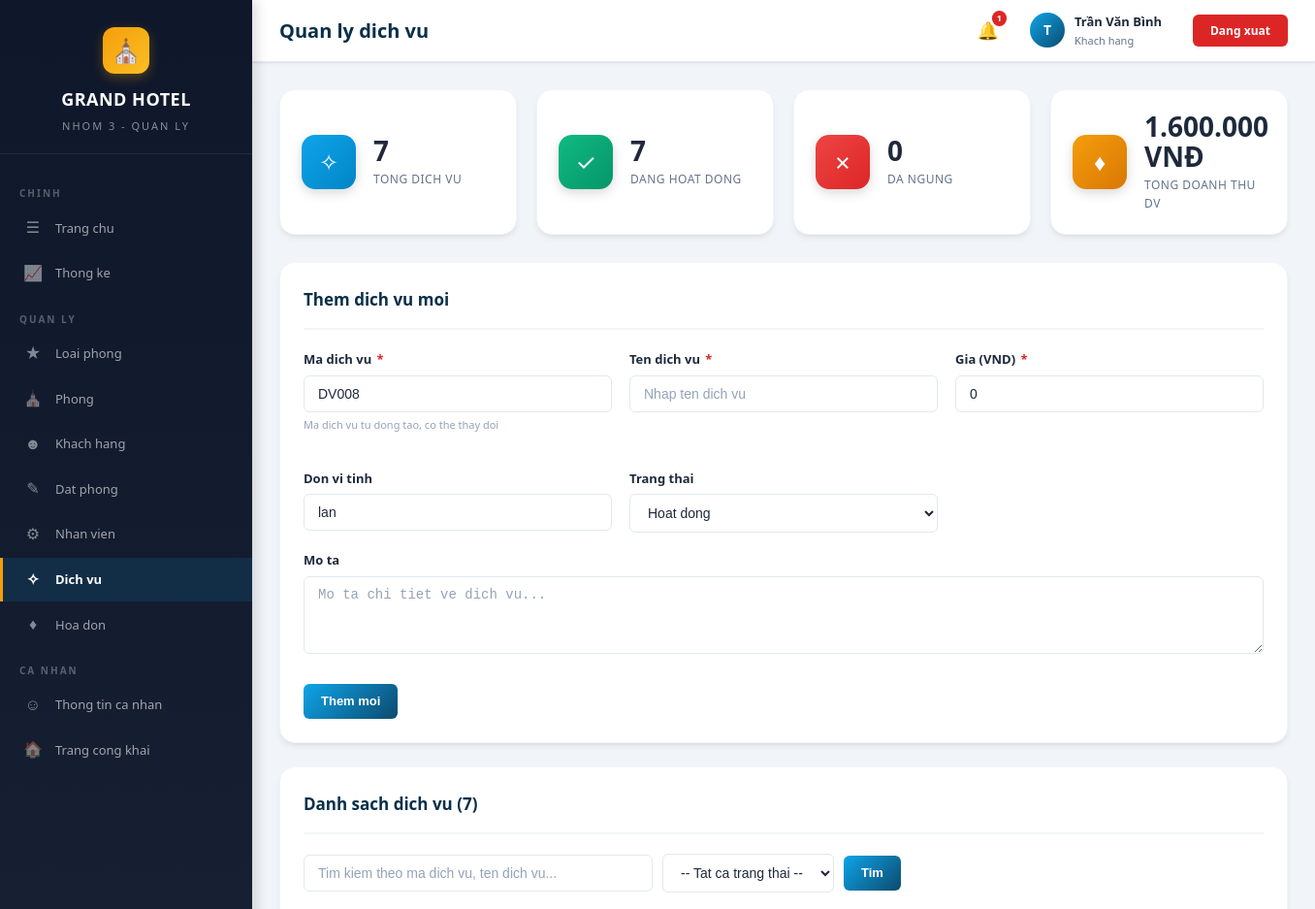
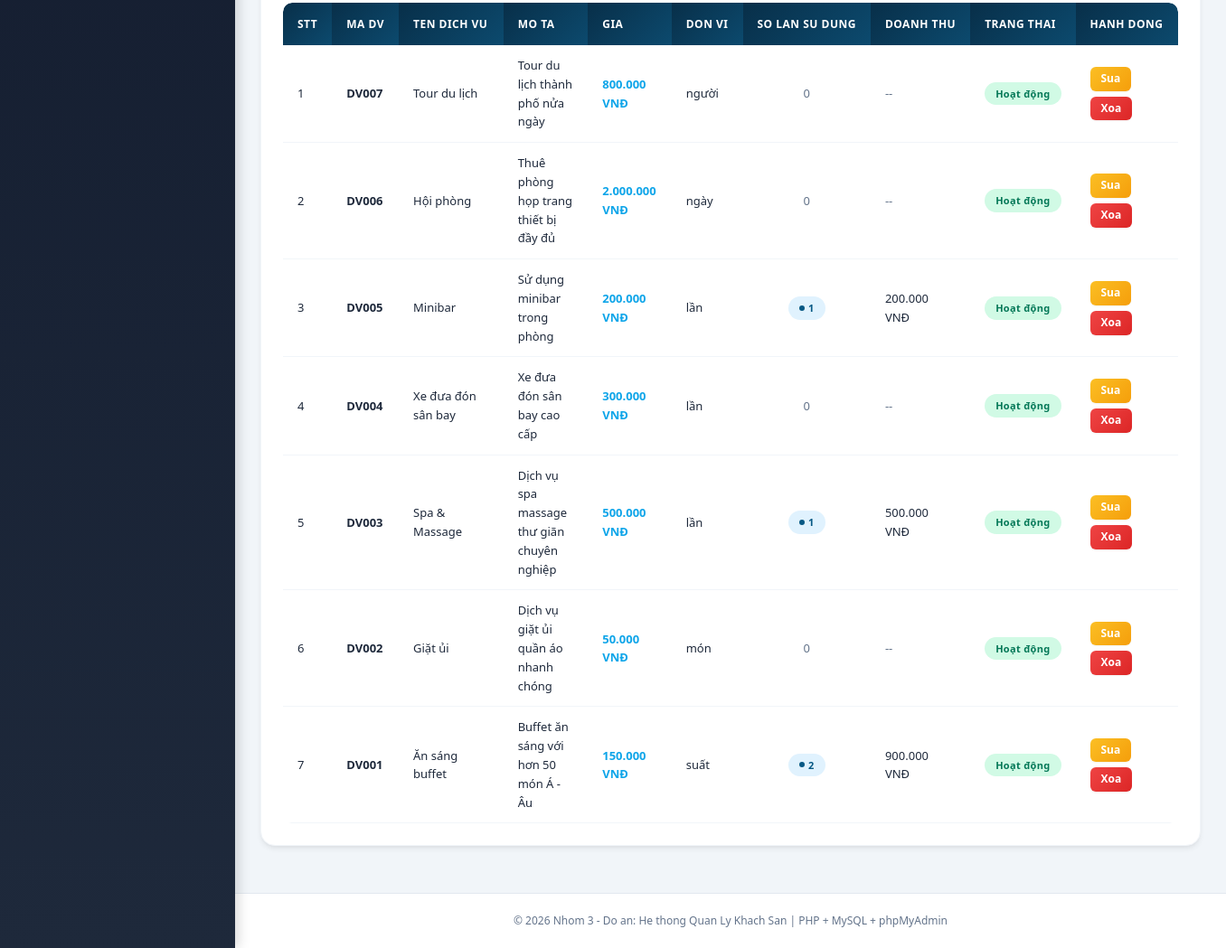
The page /dichvu.php (signed in) on the database its author committed (2 pictures, top to bottom).
### tables this page shows
CREATE TABLE IF NOT EXISTS dichvu (
    id INT AUTO_INCREMENT PRIMARY KEY,
    madv VARCHAR(20) NOT NULL UNIQUE,
    tendv VARCHAR(100) NOT NULL,
    mota TEXT,
    gia DECIMAL(12,2) NOT NULL DEFAULT 0,
    donvitinh VARCHAR(30) DEFAULT 'lần',
    hinhanh VARCHAR(255) DEFAULT '',
    trangthai ENUM('hoat_dong', 'ngung') DEFAULT 'hoat_dong'
);

### dichvu.php (the view, shortened to what this page needs)
<?php
require_once 'config.php';
$editItem = null;
$search = trim($_GET['search'] ?? '');
$filter_trangthai = $_GET['filter_trangthai'] ?? '';
$where = 'WHERE 1=1';
$params = [];
$sql = "SELECT d.*,
        COALESCE(sd.so_lan_su_dung, 0) AS so_lan_su_dung,
        COALESCE(sd.tong_tien_sd, 0) AS tong_tien_sd
        FROM dichvu d
        LEFT JOIN (
            SELECT dichvu_id, COUNT(*) AS so_lan_su_dung, SUM(thanhtien) AS tong_tien_sd
            FROM sudung_dichvu
            GROUP BY dichvu_id
        ) sd ON d.id = sd.dichvu_id
        $where
        ORDER BY d.id DESC";
$stmt = $pdo->prepare($sql);
$stmt->execute($params);
$dsDichVu = $stmt->fetchAll();
$tongDichVu = $pdo->query("SELECT COUNT(*) FROM dichvu")->fetchColumn();
$dichVuHoatDong = $pdo->query("SELECT COUNT(*) FROM dichvu WHERE trangthai='hoat_dong'")->fetchColumn();
$dichVuNgung = $pdo->query("SELECT COUNT(*) FROM dichvu WHERE trangthai='ngung'")->fetchColumn();
$tongDoanhThuDV = $pdo->query("SELECT COALESCE(SUM(thanhtien), 0) FROM sudung_dichvu")->fetchColumn();
require_once 'header.php';
?>
<div class="stats-grid">
    <div class="stat-card">
        <div class="stat-icon blue">&#10023;</div>
        <div class="stat-info">
            <h4><?php echo $tongDichVu; ?></h4>
            <p>Tong dich vu</p>
        </div>
    </div>
    <div class="stat-card">
        <div class="stat-icon green">&#10003;</div>
        <div class="stat-info">
            <h4><?php echo $dichVuHoatDong; ?></h4>
            <p>Dang hoat dong</p>
        </div>
    </div>
    <div class="stat-card">
        <div class="stat-icon red">&#10007;</div>
        <div class="stat-info">
            <h4><?php echo $dichVuNgung; ?></h4>
            <p>Da ngung</p>
        </div>
    </div>
    <div class="stat-card">
        <div class="stat-icon orange">&#9830;</div>
        <div class="stat-info">
            <h4><?php echo formatMoney($tongDoanhThuDV); ?></h4>
            <p>Tong doanh thu DV</p>
        </div>
    </div>
</div>
<div class="card">
    <div class="card-header">
        <h3><?php echo $editItem ? 'Sua thong tin dich vu' : 'Them dich vu moi'; ?></h3>
    </div>
    <form method="POST" action="">
        <div class="form-grid">
            <div class="form-group">
                <label>Ma dich vu <span class="required">*</span></label>
                <input type="text" name="madv" class="form-control" value="<?php echo $editItem ? htmlspecialchars($editItem['madv']) : generateCode('DV', 'dichvu'); ?>" required>
                <div class="form-hint">Ma dich vu tu dong tao, co the thay doi</div>
            </div>
            <div class="form-group">
                <label>Ten dich vu <span class="required">*</span></label>
                <input type="text" name="tendv" class="form-control" value="<?php echo $editItem ? htmlspecialchars($editItem['tendv']) : ''; ?>" placeholder="Nhap ten dich vu" required>
            </div>
            <div class="form-group">
                <label>Gia (VND) <span class="required">*</span></label>
                <input type="number" name="gia" class="form-control" min="0" step="1000" value="<?php echo $editItem ? $editItem['gia'] : 0; ?>" placeholder="Gia dich vu" required>
            </div>
            <div class="form-group">
                <label>Don vi tinh</label>
                <input type="text" name="donvitinh" class="form-control" value="<?php echo $editItem ? htmlspecialchars($editItem['donvitinh']) : 'lan'; ?>" placeholder="VD: lan, ngay, suat, nguoi...">
            </div>
            <div class="form-group">
                <label>Trang thai</label>
                <select name="trangthai" class="form-control">
                    <option value="hoat_dong" <?php echo (!$editItem || $editItem['trangthai'] === 'hoat_dong') ? 'selected' : ''; ?>>Hoat dong</option>
                </select>
            </div>
        </div>
        <div class="form-group">
            <label>Mo ta</label>
            <textarea name="mota" class="form-control" rows="3" placeholder="Mo ta chi tiet ve dich vu..."><?php echo $editItem ? htmlspecialchars($editItem['mota'] ?? '') : ''; ?></textarea>
        </div>
        <div class="form-actions">
            <button type="submit" class="btn btn-primary"><?php echo $editItem ? 'Cap nhat' : 'Them moi'; ?></button>
        </div>
    </form>
</div>
<div class="card">
    <div class="card-header">
        <h3>Danh sach dich vu (<?php echo $tongDichVu; ?>)</h3>
    </div>
    <div class="search-bar">
        <form method="GET" action="" style="display:flex; gap:10px; flex-wrap:wrap; align-items:center; width:100%;">
            <input type="text" name="search" class="form-control" placeholder="Tim kiem theo ma dich vu, ten dich vu..." value="<?php echo htmlspecialchars($search); ?>" style="max-width:360px;">
            <div class="filter-group">
                <select name="filter_trangthai" class="form-control" onchange="this.form.submit()">
                    <option value="">-- Tat ca trang thai --</option>
                </select>
            </div>
            <button type="submit" class="btn btn-primary">Tim</button>
        </form>
    </div>
    <div class="table-wrapper">
        <table>
            <thead>
                <tr>
                    <th>STT</th>
                    <th>Ma DV</th>
                    <th>Ten dich vu</th>
                    <th>Mo ta</th>
                    <th>Gia</th>
                    <th>Don vi</th>
                    <th>So lan su dung</th>
                    <th>Doanh thu</th>
                    <th>Trang thai</th>
                    <th>Hanh dong</th>
                </tr>
            </thead>
            <tbody>
                <?php if (empty($dsDichVu)): ?>
                    <tr>
                        <td colspan="10">
                            <div class="empty-state">
                                <div class="empty-icon">&#10023;</div>
                                <h4>Khong co dich vu nao</h4>
                                <p>Khong tim thay dich vu nao voi tieu chi tim kiem hien tai.</p>
                            </div>
                        </td>
                    </tr>
                <?php else: ?>
                    <?php $stt = 1; foreach ($dsDichVu as $dv): ?>
                    <tr>
                        <td><?php echo $stt++; ?></td>
                        <td><strong><?php echo htmlspecialchars($dv['madv']); ?></strong></td>
                        <td>
                            <?php echo htmlspecialchars($dv['tendv']); ?>
                        </td>
                        <td>
                            <?php
                            $motaRutGon = $dv['mota'] ?? '';
                            echo htmlspecialchars(mb_strlen($motaRutGon) > 60 ? mb_substr($motaRutGon, 0, 60) . '...' : $motaRutGon);
                            ?>
                        </td>
                        <td><strong class="text-primary"><?php echo formatMoney($dv['gia']); ?></strong></td>
                        <td><?php echo htmlspecialchars($dv['donvitinh']); ?></td>
                        <td class="text-center">
                            <?php if ($dv['so_lan_su_dung'] > 0): ?>
                                <span class="badge badge-info badge-dot"><?php echo $dv['so_lan_su_dung']; ?></span>
                            <?php else: ?>
                                <span class="text-muted">0</span>
                            <?php endif; ?>
                        </td>
                        <td>
                            <?php if ($dv['tong_tien_sd'] > 0): ?>
                                <?php echo formatMoney($dv['tong_tien_sd']); ?>
                            <?php else: ?>
                                <span class="text-muted">--</span>
                            <?php endif; ?>
                        </td>
                        <td><?php echo getStatusBadge($dv['trangthai'], 'dichvu'); ?></td>
                        <td>
                            <div class="btn-group">
                                <a href="dichvu.php?edit=<?php echo $dv['id']; ?><?php echo $search ? '&search=' . urlencode($search) : ''; ?><?php echo $filter_trangthai ? '&filter_trangthai=' . urlencode($filter_trangthai) : ''; ?>" class="btn btn-warning btn-sm">Sua</a>
                                <a href="dichvu.php?delete=<?php echo $dv['id']; ?><?php echo $search ? '&search=' . urlencode($search) : ''; ?><?php echo $filter_trangthai ? '&filter_trangthai=' . urlencode($filter_trangthai) : ''; ?>" class="btn btn-danger btn-sm" onclick="return confirmDelete('Ban co chac muon xoa dich vu <?php echo htmlspecialchars(addslashes($dv['tendv'])); ?>?')">Xoa</a>
                            </div>
                        </td>
                    </tr>
                    <?php endforeach; ?>
                <?php endif; ?>
            </tbody>
        </table>
    </div>
</div>
<?php require_once 'footer.php'; ?>

### config.php (shortened to what this page needs)
<?php
$host = 'localhost';
$dbname = 'quanly_khachsan';
$username = 'root';
$password = '';
try {
    $pdo = new PDO("mysql:host=$host;dbname=$dbname;charset=utf8mb4", $username, $password);
    $pdo->setAttribute(PDO::ATTR_ERRMODE, PDO::ERRMODE_EXCEPTION);
    $pdo->setAttribute(PDO::ATTR_DEFAULT_FETCH_MODE, PDO::FETCH_ASSOC);
} catch (PDOException $e) {
    die("Kết nối cơ sở dữ liệu thất bại: " . $e->getMessage());
}
function formatMoney($amount) {
    return number_format($amount, 0, ',', '.') . ' VNĐ';
}
function generateCode($prefix, $table) {
    global $pdo;
    $stmt = $pdo->query("SELECT MAX(id) as max_id FROM $table");
    $row = $stmt->fetch();
    $next = ($row['max_id'] ?? 0) + 1;
    return $prefix . str_pad($next, 3, '0', STR_PAD_LEFT);
}
function getStatusBadge($status, $type = 'phong') {
    $map = [
        'phong' => [
            'trong' => ['badge-success', 'Trống'],
            'dang_thue' => ['badge-info', 'Đang thuê'],
            'bao_tri' => ['badge-danger', 'Bảo trì'],
            'da_dat' => ['badge-warning', 'Đã đặt'],
        ],
        'datphong' => [
            'cho_xac_nhan' => ['badge-warning', 'Chờ xác nhận'],
            'da_xac_nhan' => ['badge-info', 'Đã xác nhận'],
            'da_nhan_phong' => ['badge-primary', 'Đã nhận phòng'],
            'da_tra_phong' => ['badge-success', 'Đã trả phòng'],
            'da_huy' => ['badge-danger', 'Đã hủy'],
        ],
        'hoadon' => [
            'chua_thanh_toan' => ['badge-danger', 'Chưa thanh toán'],
            'da_thanh_toan' => ['badge-success', 'Đã thanh toán'],
            'da_huy' => ['badge-secondary', 'Đã hủy'],
        ],
        'nhanvien' => [
            'hoat_dong' => ['badge-success', 'Hoạt động'],
            'nghi_viec' => ['badge-danger', 'Nghỉ việc'],
        ],
        'dichvu' => [
            'hoat_dong' => ['badge-success', 'Hoạt động'],
            'ngung' => ['badge-danger', 'Ngưng'],
        ],
        'taikhoan' => [
            'hoat_dong' => ['badge-success', 'Hoạt động'],
            'khoa' => ['badge-danger', 'Khóa'],
        ],
    ];
    $item = $map[$type][$status] ?? ['badge-secondary', $status];
    return '<span class="badge ' . $item[0] . '">' . $item[1] . '</span>';
}
?>

### rows shown on the page
dichvu: madv "DV007", tendv "Tour du lịch", mota "Tour du lịch thành phố nửa ngày", gia "800.000 VNĐ", donvitinh "người", trangthai "Hoạt động"
dichvu: madv "DV006", tendv "Hội phòng", mota "Thuê phòng họp trang thiết bị đầy đủ", gia "2.000.000 VNĐ", donvitinh "ngày", trangthai "Hoạt động"
dichvu: madv "DV005", tendv "Minibar", mota "Sử dụng minibar trong phòng", gia "200.000 VNĐ", donvitinh "lần", so_lan_su_dung "1", tong_tien_sd "200.000 VNĐ", trangthai "Hoạt động"
dichvu: madv "DV004", tendv "Xe đưa đón sân bay", mota "Xe đưa đón sân bay cao cấp", gia "300.000 VNĐ", donvitinh "lần", trangthai "Hoạt động"
dichvu: madv "DV003", tendv "Spa & Massage", mota "Dịch vụ spa massage thư giãn chuyên nghiệp", gia "500.000 VNĐ", donvitinh "lần", so_lan_su_dung "1", tong_tien_sd "500.000 VNĐ", trangthai "Hoạt động"
dichvu: madv "DV002", tendv "Giặt ủi", mota "Dịch vụ giặt ủi quần áo nhanh chóng", gia "50.000 VNĐ", donvitinh "món", trangthai "Hoạt động"
dichvu: madv "DV001", tendv "Ăn sáng buffet", mota "Buffet ăn sáng với hơn 50 món Á - Âu", gia "150.000 VNĐ", donvitinh "suất", so_lan_su_dung "2", tong_tien_sd "900.000 VNĐ", trangthai "Hoạt động"

### other values the page prints
$page_title "Quan ly dich vu"
$unread "1"
mb_substr($_SESSION['hoten'] ?? 'A', 0, 1, 'UTF-8') "T"
$_SESSION['hoten'] "Trần Văn Bình"
$tongDichVu "7"
$dichVuHoatDong "7"
$dichVuNgung "0"
formatMoney($tongDoanhThuDV) "1.600.000 VNĐ"
